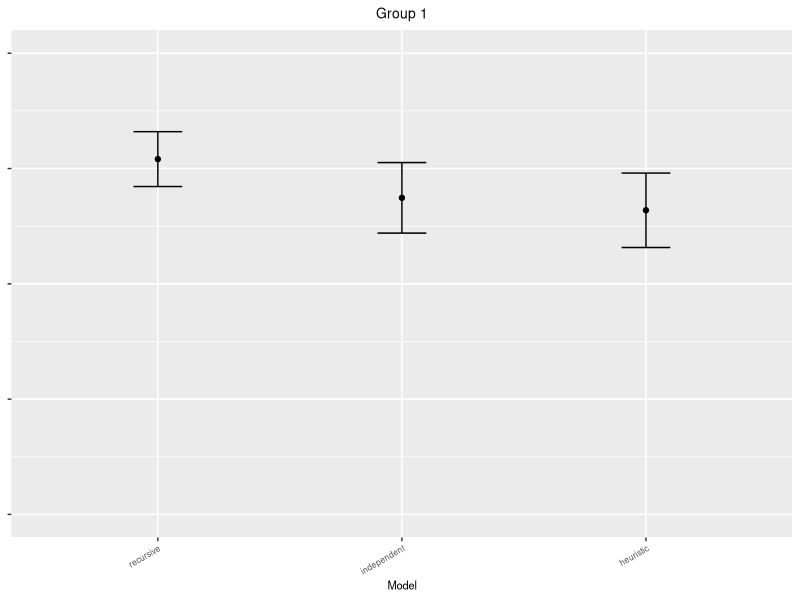
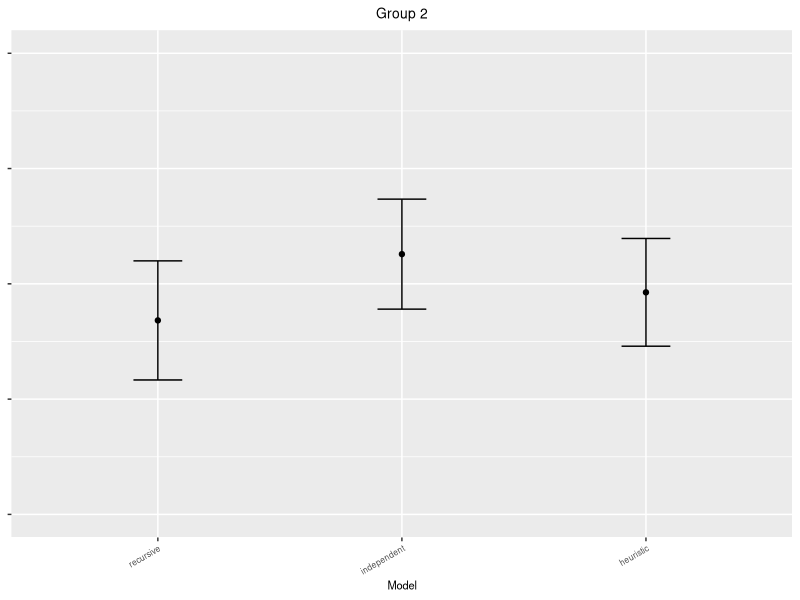
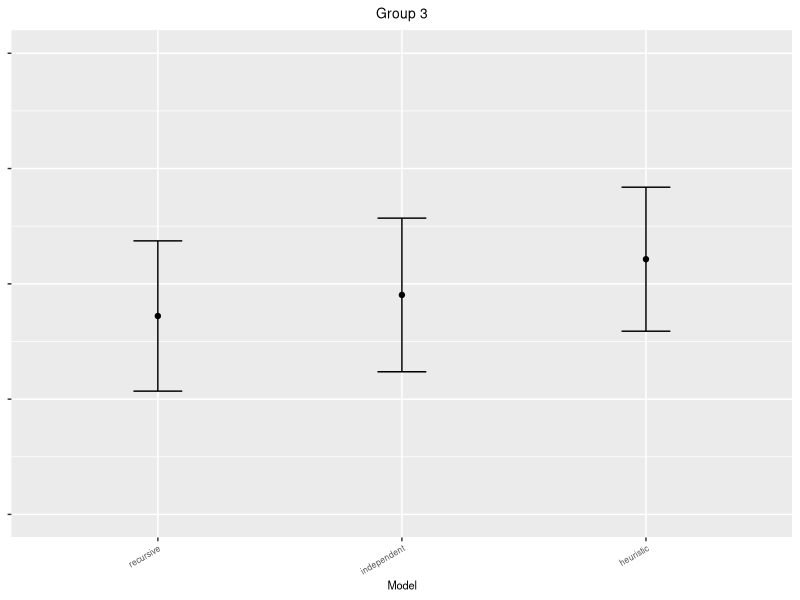

Source code (R) for these figures, in order: (Note: this script raises an error after producing the figures.)

library(ggplot2)
library(tidyr)
library(dplyr)


# Clear workspace
rm(list=ls())


# Conditions
# 
# Game					Cell
# ------------------------------
# prisoner's dilemma	0
# prisoner's dilemma	1
# prisoner's dilemma	3
# threat				0
# threat				1
# threat				2
# threat				3
# disjunctive			0
# disjunctive			3
# coordination			0
# coordination			1
# singleControl			0
# singleControl			1

# 
# ======= Layout of each game =====================
#
# - The bottom left number in each cell is the reward for the row player
# - The top right number in each cell is the reward for the column player
# - The top left number in parentheses indicates the ID for that cell
#		(used in the list of conditions above)
#
#  ---------------
# |(0) 12 |(1) 12 |
# | 12    | 12    |
# |---------------|
# |(2) 12 |(3) 0  |
# | 12    | 0     |
#  ---------------
#
# ======== Payouts for each game ===================
#
# Prisoner's dilemma
#  ---------------
# |(0) 8  |(1) 12 |
# | 8     | 0     |
# |---------------|
# |(2) 0  |(3) 4  |
# | 12    | 4     |
#  ---------------
#
# Threat
#  ---------------
# |(0) 6  |(1) 12 |
# | 12    | 6     |
# |---------------|
# |(2) 0  |(3) 6  |
# | 6     | 0     |
#  ---------------
#
# Disjunctive
#  ---------------
# |(0) 12 |(1) 12 |
# | 12    | 12    |
# |---------------|
# |(2) 12 |(3) 0  |
# | 12    | 0     |
#  ---------------
#
# Coordination
#  ---------------
# |(0) 12 |(1) 0  |
# | 12    | 0     |
# |---------------|
# |(2) 0  |(3) 12 |
# | 0     | 12    |
#  ---------------
#
# Single control
#  ---------------
# |(0) 6  |(1) 6  |
# | 6     | 0     |
# |---------------|
# |(2) 6  |(3) 6  |
# | 6     | 0     |
#  ---------------

# Constants / parameters
CI <- 1.96 # 95% confidence interval
nConditions <- 13
games <- c("pd0","pd1","pd3",
           "threat0","threat1","threat2","threat3",
           "disjunctive0","disjunctive3",
           "coordination0","coordination1",
           "singleControl0","singleControl1")

# Load the data into dataframes
alldata <- read.csv("reformattedData.csv")
dataMeans <- read.csv("dataMeansReformatted.csv")

# Only include participants who passed the attention check
passed <- filter(alldata, condition=="attentioncheck", rating==1)$subject
filtered <- filter(alldata, subject %in% passed, condition != "attentioncheck") %>%
            rename(game = condition)

# Recursive model predictions
recursiveModelPreds <- read.csv("modelPredictionsReformatted.csv") %>%
                       rename(recursiveModel = rating)
# Generate renormalized model predictions without strangers
recursiveModelPreds.noStrangers <- recursiveModelPreds %>%
                                   spread(relationship, recursiveModel) %>%
                                   select(game,enemies,friends)
                                   
sums <- recursiveModelPreds.noStrangers$enemies +
            recursiveModelPreds.noStrangers$friends
recursiveModelPreds.noStrangers$enemies <- recursiveModelPreds.noStrangers$enemies / sums
recursiveModelPreds.noStrangers$friends <- recursiveModelPreds.noStrangers$friends / sums
recursiveModelPreds.noStrangers <- recursiveModelPreds.noStrangers %>%
                                   gather("relationship","recursiveModel",
                                          c(enemies,friends))

# Independent DM model predictions
independentDmModelPreds <- read.csv("SoftHeuristic.csv") %>%
                           rename(independentModel = rating)
# Generate renormalized model predictions without strangers
independentDmModelPreds.noStrangers <- independentDmModelPreds %>%
                                   spread(relationship, independentModel) %>%
                                   select(game,enemies,friends)
                                
sums <- independentDmModelPreds.noStrangers$enemies +
            independentDmModelPreds.noStrangers$friends
independentDmModelPreds.noStrangers$enemies <- independentDmModelPreds.noStrangers$enemies / sums
independentDmModelPreds.noStrangers$friends <- independentDmModelPreds.noStrangers$friends / sums
independentDmModelPreds.noStrangers <- independentDmModelPreds.noStrangers %>%
                                   gather("relationship","independentModel",
                                          c(enemies,friends))

# Heuristic model predictions
heuristicModelPreds = read.csv("heuristicModelReformatted.csv") %>%
                      rename(heuristicModel = rating)
# Generate renormalized model predictions without strangers
heuristicModelPreds.noStrangers <- heuristicModelPreds %>%
                                   spread(relationship, heuristicModel) %>%
                                   select(game,enemies,friends)
                                   
sums <- heuristicModelPreds.noStrangers$enemies +
            heuristicModelPreds.noStrangers$friends
heuristicModelPreds.noStrangers$enemies <- heuristicModelPreds.noStrangers$enemies / sums
heuristicModelPreds.noStrangers$friends <- heuristicModelPreds.noStrangers$friends / sums
heuristicModelPreds.noStrangers <- heuristicModelPreds.noStrangers %>%
                                   gather("relationship","heuristicModel",
                                          c(enemies,friends))
# This procudure sometimes results in NaN results, b/c the heuristic model
# had assigned p=1 to strangers. In this cases, we will assume that p=0.5 for
# friend and enemies.
allRatings <- heuristicModelPreds.noStrangers$heuristicModel
heuristicModelPreds.noStrangers$heuristicModel <-
    replace(allRatings, is.nan(allRatings), 0.5)


# Put all the predictions together into a single data frame
modelPredictions <- inner_join(recursiveModelPreds, independentDmModelPreds) %>%
                    inner_join(heuristicModelPreds)
modelPredictions.noStrangers <- inner_join(recursiveModelPreds.noStrangers,
                                           independentDmModelPreds.noStrangers) %>%
                                         inner_join(heuristicModelPreds.noStrangers)




# models <- list(modelPredictions, heuristicModelPredictions, heuristicModelSoft)
#n = length(passed) * length(models)
n = length(passed)

renormalizePredictions <- function(preds) {
    
    for (g in games) {
        # Select out the predictions for each game
        gPreds <- filter(preds, game==g)
        
        # Then renormalize each column
        gPreds$recursiveModel <- gPreds$recursiveModel / sum(gPreds$recursiveModel)
        gPreds
    }

}


# Find the MSE and correlation coefficient between all people and each model
# predictions: model predictions
# d: subject data
# includeStrangers: whether or not to include strangers in calculations
extractCorrelation <- function(predictions, d, includeStrangers = FALSE) {

  extracted.corr <- data.frame(subject = numeric(n), recursive = numeric(n),
                               independent = numeric(n), heuristic = numeric(n))
  extracted.mse <- data.frame(subject = numeric(n), recursive = numeric(n),
                               independent = numeric(n), heuristic = numeric(n))
  
  for(indexi in 1:length(passed)) {
      index = passed[indexi]
	  
      if(includeStrangers == FALSE) {
        predictions <- filter(predictions, relationship != "strangers")
      }
      predictions <- arrange(predictions, game, relationship)
      
      person = filter(d, subject == index)
      if(includeStrangers == FALSE){
        person = filter(person, relationship != "strangers")
      }
      person <- arrange(person, game, relationship)
      
      # Compute correlation coefficient between a person and models
	  extracted.corr$subject[indexi] <- index
	  extracted.corr$recursive[indexi] <- cor(predictions$recursiveModel, person$rating)
	  extracted.corr$independent[indexi] <- cor(predictions$independentModel, person$rating)
	  extracted.corr$heuristic[indexi] <- cor(predictions$heuristicModel, person$rating)
	  
	  # Compute MSE between a person and models
	  extracted.mse$subject[indexi] <- index
	  extracted.mse$recursive[indexi] <- sum((person$rating - predictions$recurisveModel)^2) / nrow(person)
	  extracted.mse$independent[indexi] <- sum((person$rating - predictions$independentModel)^2) / nrow(person)
	  extracted.mse$heuristic[indexi] <- sum((person$rating - predictions$heuristicModel)^2) / nrow(person)

  }
  
  return(list(extracted.corr, extracted.mse))
}



# Make correlation plot
# means: data frame of means
# fulldata: data frame of all subject's means
# t: title of plot
# fileName: name of file to save
# yTickLables: whether or not to label the y ticks
# saveFile: set to TRUE to save a copy of the plot
makeCorrPlot <- function(means, fulldata, t, fileName, yTickLabels = TRUE, saveFile = FALSE) {
    
    # reorder the model order on the plot so they match order in the paper
    means$model <- factor(means$model, levels=c("recursive","independent","heuristic"))

	p <- ggplot(data=means, aes(x=model)) +
		  geom_point(aes(y=mean), stat="identity") +
		  geom_errorbar(aes(ymin=mean-ci95, ymax=mean+ci95), width=0.2) +
		  # geom_jitter(data=fulldata, aes(x=model, y=r),
					  # alpha=0.3,  width=0.2, size=0.5) +
		  scale_x_discrete(name="Model") +
		  theme(legend.position="none",
		        axis.text.x=element_text(size=6, angle=30, hjust=1),
		        axis.title.x=element_text(size=8),
		        axis.title.y=element_blank(),
		        axis.text.y=element_text(size=6),
		        axis.ticks=element_line(size=0.5),
		        plot.title=element_text(size=10, hjust=0.5)) +
				#axis.title.y = element_text(angle=0, vjust=0.5, hjust=0.5, size=6)) +
		  #scale_color_brewer(palette = "Set2") +
		  ggtitle(t)
	if (yTickLabels) {
		#scale_y_continuous(name="Correlation", limits=c(-0.5,1)) +
		p <- p + scale_y_continuous(limits=c(0,1))
	}
	else {
		p <- p + scale_y_continuous(limits=c(0,1), labels=NULL)
	}
	
	print(p)

	if (saveFile) {
		dev.copy(pdf, fileName, width=1.1, height=1.8)
		dev.off()
	}
}

# Exclude strangers and generate plots
e = extractCorrelation(modelPredictions.noStrangers, filtered, FALSE)
rs <- e[[1]] # correlation coefficients
mses <- e[[2]] # MSEs

# Generate plots of correlation coefficients
rs.tidy <- gather(rs, "model", "r", 
                  c(recursive, independent, heuristic))
rs.tidy.grouped <- group_by(rs.tidy, subject) %>%
						    mutate(bestModel = which(r==max(r)))
groupCounts <- rs.tidy.grouped %>% select(subject, bestModel) %>%
               distinct(.keep_all = TRUE) %>%
               group_by(bestModel) %>%
               count()

count(rs.tidy.grouped)
print("Group counts:")
print(groupCounts)

means.group1 <- rs.tidy.grouped %>%
                filter(bestModel==1) %>%
				group_by(model) %>%
				summarize(mean = mean(r),
				          sd = sd(r),
						  ci95 = CI*sd(r)/sqrt(groupCounts$n[1]))
makeCorrPlot(means.group1, filter(rs.tidy.grouped, bestModel==1), "Group 1","group1_corr.pdf", yTickLabels = FALSE, saveFile=FALSE)
print("Group 1 mean rs:")
print(means.group1)
						  
means.group2 <- rs.tidy.grouped %>%
                filter(bestModel==2) %>%
				group_by(model) %>%
				summarize(mean = mean(r),
				          sd = sd(r),
						  ci95 = CI*sd(r)/sqrt(groupCounts$n[2]))
makeCorrPlot(means.group2, filter(rs.tidy.grouped, bestModel==2),  "Group 2", "group2_corr.pdf", yTickLabels = FALSE, saveFile=FALSE)
print("Group 2 mean rs:")
print(means.group2)
						  
means.group3 <- rs.tidy.grouped %>%
                filter(bestModel==3) %>%
				group_by(model) %>%
				summarize(mean = mean(r),
				          sd = sd(r),
						  ci95 = CI*sd(r)/sqrt(groupCounts$n[3]))
makeCorrPlot(means.group3, filter(rs.tidy.grouped, bestModel==3),  "Group 3", "group3_corr.pdf", yTickLabels = FALSE, saveFile=FALSE)
print("Group 3 mean rs:")
print(means.group3)

# Generate plots of ratings

# Make plot of all data
# d: data
# rel: string of the name of the relationship to plot
# t: title of plot
# fileName: name of file to save
# saveFile: set to TRUE to save a copy of the plot
makeDataScatterPlot <- function(d, rel, t, fileName, saveFile = FALSE) {
    
    relData <- filter(d, relationship==rel)

	print(ggplot() +
        geom_jitter(data=relData, aes(x=game, y=rating), alpha=0.4, size=0.5) +
        scale_y_continuous(name="Rating") +
		scale_x_discrete(name="Condition") +
		theme(axis.text.x=element_blank(),
		      axis.title.x=element_text(size=8),
		      axis.title.y=element_text(size=8),
		      axis.text.y=element_text(size=7),
		      axis.ticks=element_line(size=0.5),
		      plot.title=element_text(size=10, hjust=0.5)) +
	    ggtitle(t))

	if (saveFile) {
		dev.copy(pdf, fileName, width=2.2, height=1.5)
		dev.off()
	}
}

# Sort the data by the mean rating for friends
sortedData <- arrange(inner_join(filtered, rename(dataMeans, meanRating = rating)), meanRating)
dataMeanFriends <- filter(dataMeans, relationship=="friends")
sortedData$game <- factor(sortedData$game, levels=dataMeanFriends$game[order(dataMeanFriends$rating)])

# Make plots for the three relationship types
makeDataScatterPlot(sortedData, "friends", "Friends", "friends.pdf", saveFile = FALSE)
makeDataScatterPlot(sortedData, "strangers", "Strangers", "strangers.pdf", saveFile = FALSE)
makeDataScatterPlot(sortedData, "enemies", "Enemies", "enemies.pdf", saveFile = FALSE)

						  

